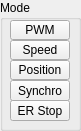
   <widget class="QGroupBox" name="groupBox_2">
    <property name="geometry">
     <rect>
      <x>340</x>
      <y>240</y>
      <width>81</width>
      <height>131</height>
     </rect>
    </property>
    <property name="title">
     <string>Mode</string>
    </property>
    <widget class="QPushButton" name="pbModeERStop">
     <property name="geometry">
      <rect>
       <x>10</x>
       <y>100</y>
       <width>60</width>
       <height>21</height>
      </rect>
     </property>
     <property name="text">
      <string>ER Stop</string>
     </property>
    </widget>
    <widget class="QPushButton" name="pbModeSpeed">
     <property name="geometry">
      <rect>
       <x>10</x>
       <y>40</y>
       <width>60</width>
       <height>20</height>
      </rect>
     </property>
     <property name="text">
      <string>Speed</string>
     </property>
    </widget>
    <widget class="QPushButton" name="pbModePosition">
     <property name="geometry">
      <rect>
       <x>10</x>
       <y>60</y>
       <width>60</width>
       <height>20</height>
      </rect>
     </property>
     <property name="text">
      <string>Position</string>
     </property>
    </widget>
    <widget class="QPushButton" name="pbModePWM">
     <property name="geometry">
      <rect>
       <x>10</x>
       <y>20</y>
       <width>60</width>
       <height>20</height>
      </rect>
     </property>
     <property name="text">
      <string>PWM</string>
     </property>
    </widget>
    <widget class="QPushButton" name="pbModeSynchro">
     <property name="geometry">
      <rect>
       <x>10</x>
       <y>80</y>
       <width>60</width>
       <height>21</height>
      </rect>
     </property>
     <property name="text">
      <string>Synchro</string>
     </property>
    </widget>
   </widget>
